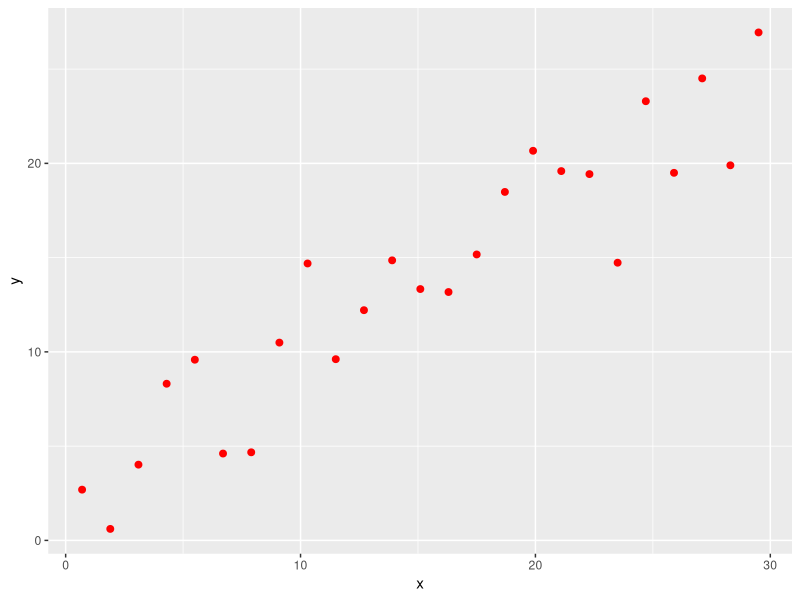

R code for this plot:
# simple file 

library(ggplot2)
m <- .8
b <-  1
x <- seq(from = .7, to = 30, by = 1.2)
s <- 3
e <- s*rnorm(length(x))

y <- m*x + b + e

# this line was written in test

dat <- as.data.frame(cbind(x,y))

p <- ggplot(data=dat, aes(x,y)) 

p + geom_point(color="red", size=2)

